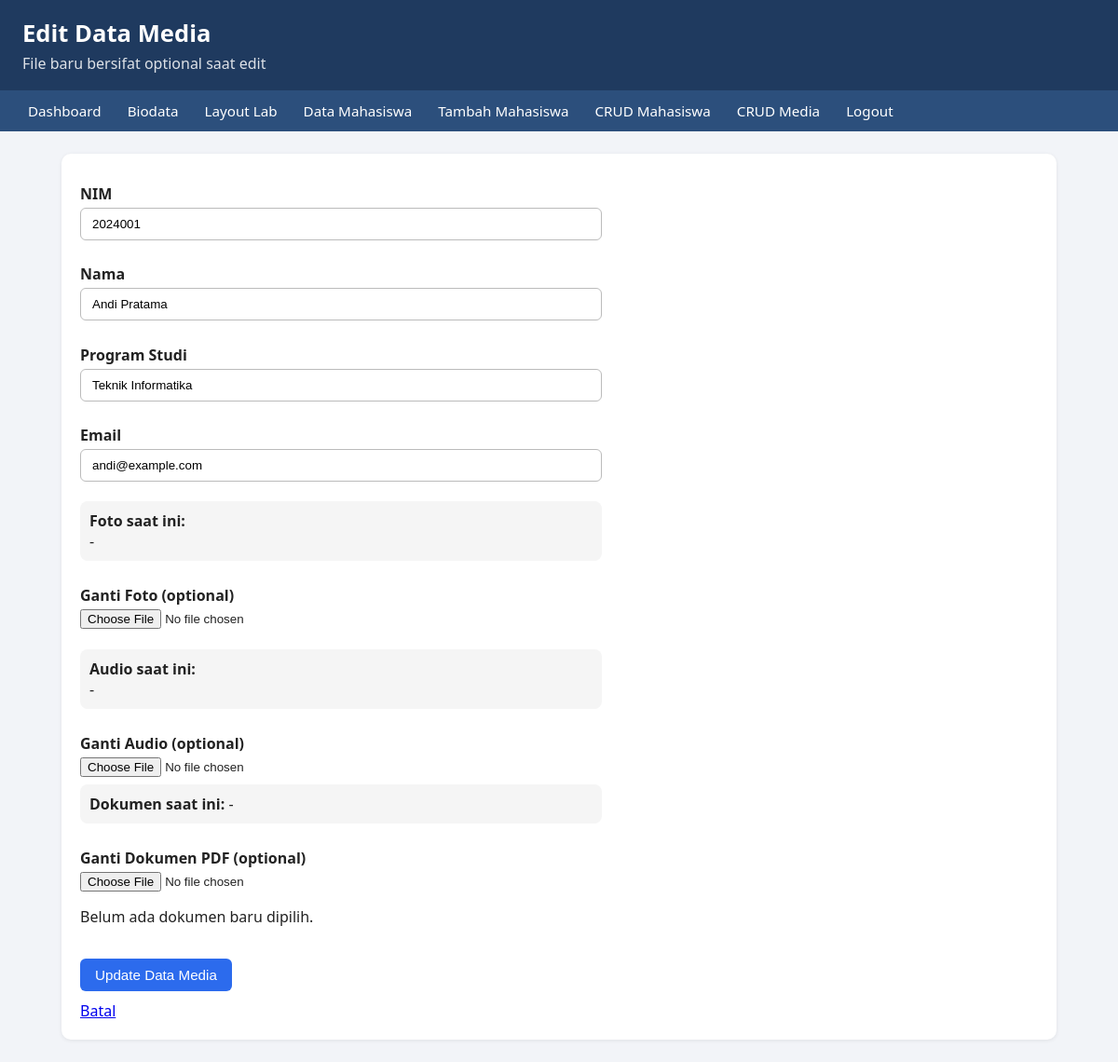
The app's page /edit.php?id=1 (signed in) with its own data.
### tables this page shows
CREATE TABLE mahasiswa (
  id INT AUTO_INCREMENT PRIMARY KEY,
  nim VARCHAR(20) NOT NULL,
  nama VARCHAR(100) NOT NULL,
  program_studi VARCHAR(100) NOT NULL,
  email VARCHAR(100) NOT NULL,
  foto VARCHAR(255) NULL,
  audio VARCHAR(255) NULL,
  dokumen VARCHAR(255) NULL
);

### edit.php (the view, shortened to what this page needs)
<?php
require_once __DIR__ . "/../config/koneksi.php";
$id = (int) ($_GET["id"] ?? 0);
$stmt = $conn->prepare(
    "SELECT id, nim, nama, program_studi, email, foto, audio, dokumen
     FROM mahasiswa
     WHERE id = ?
     LIMIT 1"
);
$stmt->bind_param("i", $id);
$stmt->execute();
$mahasiswa = $stmt->get_result()->fetch_assoc();
?>
<!DOCTYPE html>
<html lang="id">
<head>
  <link rel="stylesheet" href="../assets/css/style.css">
</head>
<body>
<header>
  <h1>Edit Data Media</h1>
  <p>File baru bersifat optional saat edit</p>
</header>
<nav>
  <a href="../pages/dashboard.php">Dashboard</a>
  <a href="../pages/index.php">Biodata</a>
  <a href="../pages/layout.php">Layout Lab</a>
  <a href="../pages/data_mahasiswa.php">Data Mahasiswa</a>
  <a href="../pages/form_mahasiswa.php">Tambah Mahasiswa</a>
  <a href="../crud/index.php">CRUD Mahasiswa</a>
  <a href="../crud-media/index.php">CRUD Media</a>
  <a href="../proses/logout.php">Logout</a>
</nav>
<main>
<section>
<form
  class="crud-form"
  data-media-form
  data-require-foto="false"
  action="../proses/crud-media/update.php"
  method="POST"
  enctype="multipart/form-data"
  novalidate
>
  <label for="nim">NIM</label>
  <input id="nim" name="nim" type="text" value="<?= htmlspecialchars($mahasiswa["nim"]); ?>">
  <small class="form-error" id="errorNim"></small>
  <label for="nama">Nama</label>
  <input id="nama" name="nama" type="text" value="<?= htmlspecialchars($mahasiswa["nama"]); ?>">
  <small class="form-error" id="errorNama"></small>
  <label for="program_studi">Program Studi</label>
  <input id="program_studi" name="program_studi" type="text" value="<?= htmlspecialchars($mahasiswa["program_studi"]); ?>">
  <small class="form-error" id="errorProdi"></small>
  <label for="email">Email</label>
  <input id="email" name="email" type="email" value="<?= htmlspecialchars($mahasiswa["email"]); ?>">
  <small class="form-error" id="errorEmail"></small>
  <div class="current-media">
    <strong>Foto saat ini:</strong><br>
    <?php if (!empty($mahasiswa["foto"])): ?>
      <img class="media-preview-image"
           src="../uploads/images/<?= htmlspecialchars($mahasiswa["foto"]); ?>"
           alt="Foto saat ini">
    <?php else: ?>
      -
    <?php endif; ?>
  </div>
  <label for="foto">Ganti Foto (optional)</label>
  <input id="foto" name="foto" type="file" accept="image/jpeg,image/png,image/webp">
  <small class="form-error" id="errorFoto"></small>
  <div class="current-media">
    <strong>Audio saat ini:</strong><br>
    <?php if (!empty($mahasiswa["audio"])): ?>
      <audio controls preload="none">
        <source src="../uploads/audio/<?= htmlspecialchars($mahasiswa["audio"]); ?>">
      </audio>
    <?php else: ?>
      -
    <?php endif; ?>
  </div>
  <label for="audio">Ganti Audio (optional)</label>
  <input id="audio" name="audio" type="file" accept="audio/mpeg,audio/wav">
  <div class="current-media">
    <strong>Dokumen saat ini:</strong>
    <?php if (!empty($mahasiswa["dokumen"])): ?>
      <a href="../uploads/documents/<?= htmlspecialchars($mahasiswa["dokumen"]); ?>"
         target="_blank" rel="noopener">Buka PDF</a>
    <?php else: ?>
      -
    <?php endif; ?>
  </div>
  <label for="dokumen">Ganti Dokumen PDF (optional)</label>
  <input id="dokumen" name="dokumen" type="file" accept="application/pdf">
  <p id="previewDokumen">Belum ada dokumen baru dipilih.</p>
  <button type="submit">Update Data Media</button>
  <a href="index.php">Batal</a>
</form>
</section>
</main>
</body>
</html>

### style.css (style rules this page uses)
* { box-sizing: border-box; }
body { margin: 0; font-family: "Segoe UI", Arial, sans-serif; background: #f2f4f8; color: #222; }
header { background: #1f3a5f; color: #fff; padding: 18px 24px; }
header h1 { margin: 0 0 4px; font-size: 1.6rem; }
header p { margin: 0; opacity: .85; }
nav { background: #2c4f7c; padding: 0 16px; display: flex; flex-wrap: wrap; }
nav a { color: #fff; text-decoration: none; padding: 12px 14px; font-size: .95rem; }
main { max-width: 1100px; margin: 24px auto; padding: 0 16px; }
section { background: #fff; padding: 20px; border-radius: 10px; box-shadow: 0 1px 4px rgba(0,0,0,.08); margin-bottom: 20px; }
.btn, button { display: inline-block; background: #2c6bed; color: #fff; border: 0; padding: 9px 16px; border-radius: 6px; cursor: pointer; font-size: .95rem; text-decoration: none; }
.crud-form { display: flex; flex-direction: column; max-width: 560px; }
.crud-form label { margin-top: 12px; font-weight: 600; }
.crud-form input[type="text"], .crud-form input[type="email"], .crud-form input[type="password"] { padding: 9px 12px; border: 1px solid #bbb; border-radius: 6px; margin-top: 4px; }
.crud-form input[type="file"] { margin-top: 4px; }
.crud-form button { margin-top: 18px; align-self: flex-start; }
.crud-form a { margin-top: 10px; }
.form-error { color: #d9363e; min-height: 1em; }
.current-media { margin: 8px 0 14px; padding: 10px; background: #f5f5f5; border-radius: 8px; }

### records on screen
mahasiswa: nim "2024001", nama "Andi Pratama", program_studi "Teknik Informatika", email "andi@example.com"
